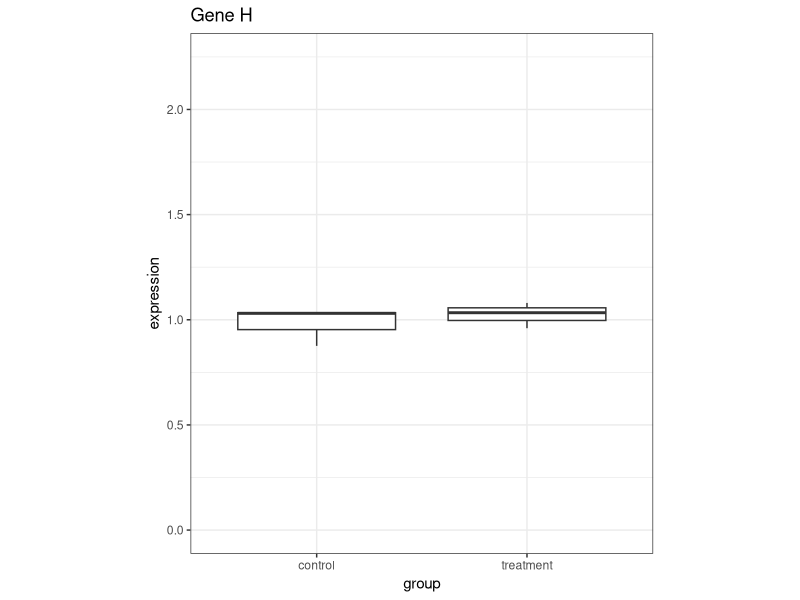
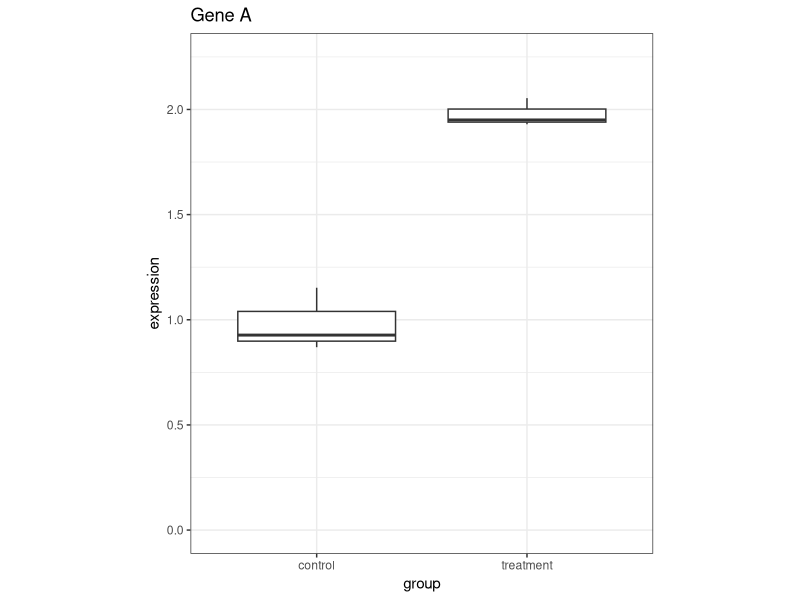
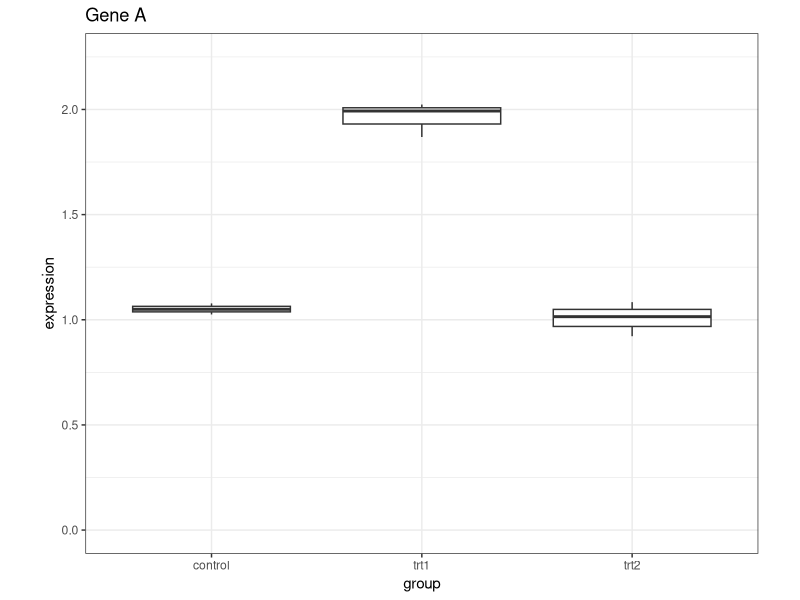
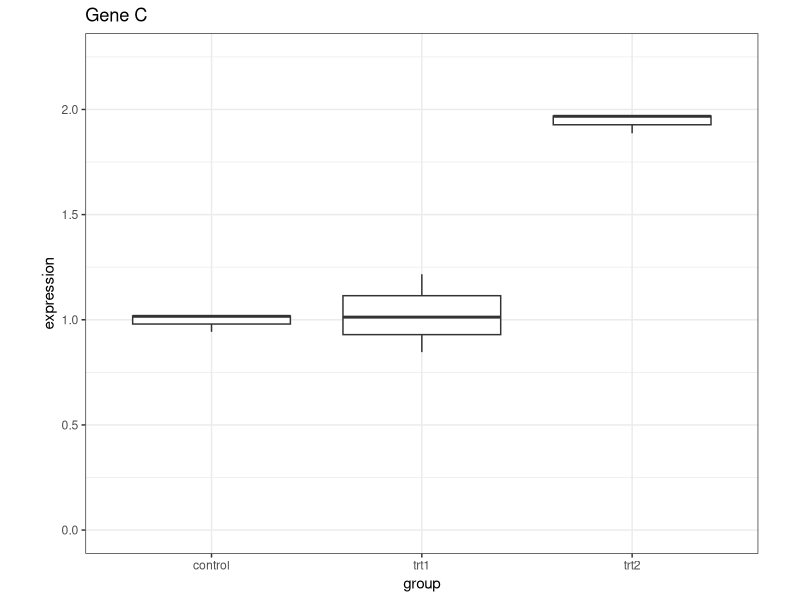
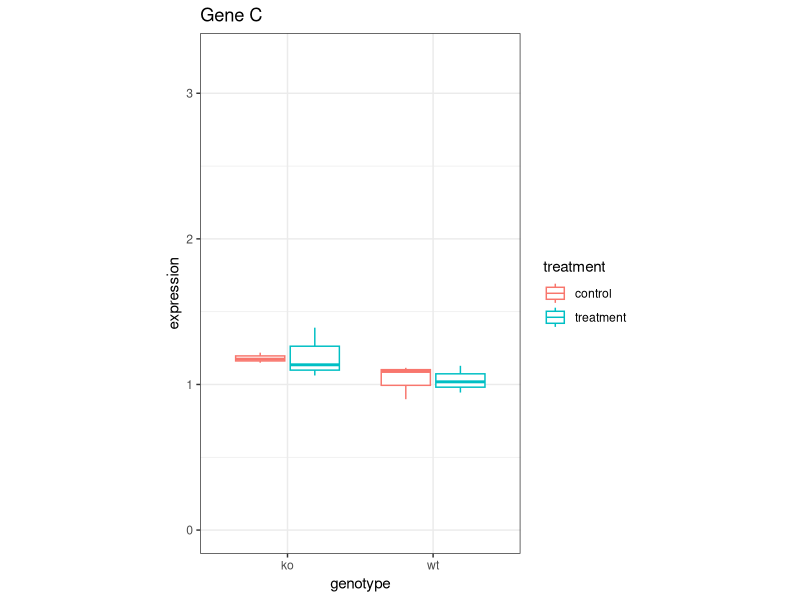
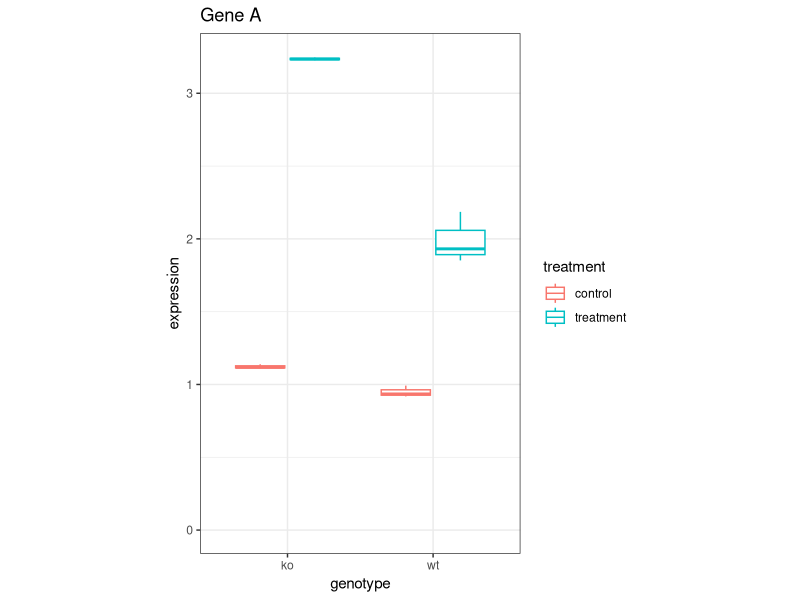
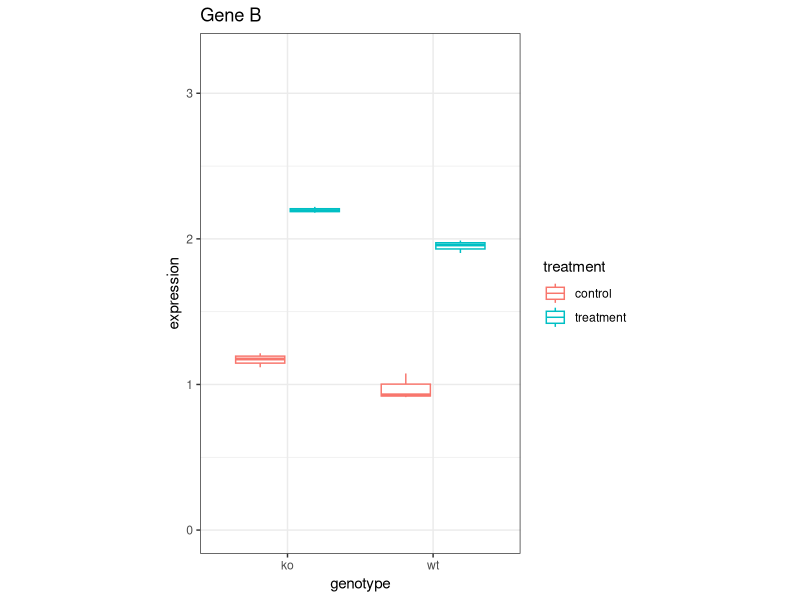

These figures' R source, in order:
## ---- chunk 1
knitr::opts_chunk$set(echo = TRUE)

# install.packages("tidyverse")
library(tidyverse)

# if (!require("BiocManager", quietly = TRUE))
#     install.packages("BiocManager")
# 
# BiocManager::install("limma")
library(limma)
## ---- chunk 2
# Data for example 1
matrix_one <- tibble::tibble(
  gene_name = paste0("Gene_", letters[1:10]),
  mouse_1 = rnorm(n = 10, mean = 1, sd = 0.1),
  mouse_2 = rnorm(n = 10, mean = 1, sd = 0.1),
  mouse_3 = rnorm(n = 10, mean = 1, sd = 0.1),
  mouse_4 = rnorm(n = 10, mean = 1, sd = 0.1),
  mouse_5 = rnorm(n = 10, mean = 1, sd = 0.1),
  mouse_6 = rnorm(n = 10, mean = 1, sd = 0.1)
)

matrix_a_b <- matrix_one %>% 
                dplyr::filter(gene_name %in% c("Gene_a", "Gene_b")) %>% 
                dplyr::mutate(across(c(mouse_4, mouse_5, mouse_6),
                                     ~. + 1))
matrix_one <- dplyr::bind_rows(matrix_a_b, matrix_one[3:10, ])
matrix_one_rownames <- matrix_one$gene_name
matrix_one <- matrix_one %>% 
                dplyr::select(-gene_name) %>% 
                as.matrix()
rownames(matrix_one) <- matrix_one_rownames

pheno_one <- tibble::tibble(
  treatment = c("control", "control", "control", "treatment", "treatment", "treatment")
) %>% 
  dplyr::mutate(treatment  = factor(treatment, 
                                    levels = c("control", "treatment")))
rownames(pheno_one) <- colnames(matrix_one)
rm(matrix_a_b, matrix_one_rownames)

# Data for example 2
matrix_two <- tibble::tibble(
  gene_name = paste0("Gene_", letters[1:10]),
  mouse_1 = rnorm(n = 10, mean = 1, sd = 0.1),
  mouse_2 = rnorm(n = 10, mean = 1, sd = 0.1),
  mouse_3 = rnorm(n = 10, mean = 1, sd = 0.1),
  mouse_4 = rnorm(n = 10, mean = 1, sd = 0.1),
  mouse_5 = rnorm(n = 10, mean = 1, sd = 0.1),
  mouse_6 = rnorm(n = 10, mean = 1, sd = 0.1),
  mouse_7 = rnorm(n = 10, mean = 1, sd = 0.1),
  mouse_8 = rnorm(n = 10, mean = 1, sd = 0.1),
  mouse_9 = rnorm(n = 10, mean = 1, sd = 0.1)
)

matrix_a_b <- matrix_two %>% 
                dplyr::filter(gene_name %in% c("Gene_a", "Gene_b")) %>% 
                dplyr::mutate(across(c(mouse_4, mouse_5, mouse_6),
                                     ~. + 1))
matrix_c_d <- matrix_two %>% 
                dplyr::filter(gene_name %in% c("Gene_c", "Gene_d")) %>% 
                dplyr::mutate(across(c(mouse_7, mouse_8, mouse_9),
                                     ~. + 1))
matrix_two <- dplyr::bind_rows(matrix_a_b, matrix_c_d, matrix_two[5:10, ])
matrix_two_rownames <- matrix_two$gene_name
matrix_two <- matrix_two %>% 
                dplyr::select(-gene_name) %>% 
                as.matrix()
rownames(matrix_two) <- matrix_two_rownames

pheno_two <- tibble::tibble(
  treatment = c("control", "control", "control", "trt1", "trt1", "trt1","trt2", "trt2", "trt2")
) %>% 
  dplyr::mutate(treatment  = factor(treatment, 
                                    levels = c("control", "trt1", "trt2")))
rownames(pheno_two) <- colnames(matrix_two)
rm(matrix_a_b, matrix_c_d, matrix_two_rownames)

# Data for example 3
matrix_three <- tibble::tibble(
  gene_name = paste0("Gene_", letters[1:10]),
  mouse_1 = rnorm(n = 10, mean = 1, sd = 0.1),
  mouse_2 = rnorm(n = 10, mean = 1, sd = 0.1),
  mouse_3 = rnorm(n = 10, mean = 1, sd = 0.1),
  mouse_4 = rnorm(n = 10, mean = 1, sd = 0.1),
  mouse_5 = rnorm(n = 10, mean = 1, sd = 0.1),
  mouse_6 = rnorm(n = 10, mean = 1, sd = 0.1),
  mouse_7 = rnorm(n = 10, mean = 1, sd = 0.1),
  mouse_8 = rnorm(n = 10, mean = 1, sd = 0.1),
  mouse_9 = rnorm(n = 10, mean = 1, sd = 0.1),
  mouse_10 = rnorm(n = 10, mean = 1, sd = 0.1),
  mouse_11 = rnorm(n = 10, mean = 1, sd = 0.1),
  mouse_12 = rnorm(n = 10, mean = 1, sd = 0.1)
)

# add a little "KO effect"
matrix_three <- matrix_three %>% 
                  dplyr::mutate(across(c("mouse_7", "mouse_8", "mouse_9", "mouse_10",
                                         "mouse_11", "mouse_12"), 
                                       ~. + 0.2))
matrix_a <- matrix_three %>% 
                dplyr::filter(gene_name %in% c("Gene_a")) %>% 
                dplyr::mutate(across(c(mouse_4, mouse_5, mouse_6),
                                     ~. + 1)) %>% 
                dplyr::mutate(across(c(mouse_10, mouse_11, mouse_12),
                                     ~. + 2)) 

matrix_b <- matrix_three %>% 
                dplyr::filter(gene_name %in% c("Gene_b")) %>% 
                dplyr::mutate(across(c(mouse_4, mouse_5, mouse_6),
                                     ~. + 1)) %>% 
                dplyr::mutate(across(c(mouse_10, mouse_11, mouse_12),
                                     ~. + 1)) 

matrix_three <- dplyr::bind_rows(matrix_a, matrix_b, matrix_three[3:10, ])
matrix_three_rownames <- matrix_three$gene_name
matrix_three <- matrix_three %>% 
                dplyr::select(-gene_name) %>% 
                as.matrix()
rownames(matrix_three) <- matrix_three_rownames

pheno_three <- tibble::tibble(
  treatment = c("control", "control", "control", "treatment", "treatment", "treatment", "control", "control", "control", "treatment", "treatment", "treatment"),
  genotype = c(rep("wt", 6), rep("ko", 6)),
) %>% 
  dplyr::mutate(treatment = factor(treatment, 
                                    levels = c("control", "treatment")),
                genotype = factor(genotype,
                                  levels = c("wt", "ko")))
pheno_three <- pheno_three %>% 
                  tidyr::unite("combined", treatment:genotype, remove = FALSE) %>% 
                  dplyr::mutate(combined = factor(combined,
                                                  levels = c("control_wt", "treatment_wt", "control_ko", "treatment_ko"))) %>% 
                  dplyr::relocate(combined, .after = last_col())

rownames(pheno_three) <- colnames(matrix_three)
rm(matrix_a, matrix_b, matrix_three_rownames)
## ---- chunk 3
# plot expression
# for gene whose expression DOESN'T change
matrix_one %>% 
  tibble::as_tibble(rownames = "gene_name") %>% 
  dplyr::filter(gene_name == "Gene_h") %>% 
  tidyr::pivot_longer(cols = !gene_name,
                      names_to = "mouse",
                      values_to = "expression") %>% 
  dplyr::mutate(group = if_else(mouse %in% c("mouse_1", "mouse_2", "mouse_3"),
                                "control", "treatment")) %>% 
  ggplot(aes(group, expression)) +
  geom_boxplot() +
  theme_bw() +
  labs(title = "Gene H") +
  coord_fixed(ylim = c(0, 2.25))

# for gene whose expression DOES change
matrix_one %>% 
  tibble::as_tibble(rownames = "gene_name") %>% 
  dplyr::filter(gene_name == "Gene_a") %>% 
  tidyr::pivot_longer(cols = !gene_name,
                      names_to = "mouse",
                      values_to = "expression") %>% 
  dplyr::mutate(group = if_else(mouse %in% c("mouse_1", "mouse_2", "mouse_3"),
                                "control", "treatment")) %>% 
  ggplot(aes(group, expression)) +
  geom_boxplot() +
  theme_bw() +
  labs(title = "Gene A") +
  coord_fixed(ylim = c(0, 2.25))

# mean-reference model
# go to slide 8
design_one_a <- model.matrix(~treatment, data = pheno_one) 
design_one_a

colnames(design_one_a) <- c("mean_control", "trt_v_control")
design_one_a

fit_one_a <- limma::lmFit(matrix_one, design_one_a)
efit_one_a <- limma::eBayes(fit_one_a)
limma::topTable(efit_one_a, coef = "trt_v_control") # can also give names of desired coefficients

# means model
# go to slide 9
design_one_b <- model.matrix(~0 + treatment, data = pheno_one) 
design_one_b

colnames(design_one_b) <- c("mean_control", "mean_treatment")
design_one_b

fit_one_b <- limma::lmFit(matrix_one, design_one_b)
efit_one_b <- limma::eBayes(fit_one_b)
limma::topTable(efit_one_b, coef = "mean_treatment")

# go to slide 10
contrast_one <- limma::makeContrasts(
            delta = mean_treatment - mean_control,
            levels = design_one_b
)
contrast_one

fit_one_b <- limma::lmFit(matrix_one, design_one_b)
contrast_one_fit <- limma::contrasts.fit(fit_one_b, contrast_one)
contrast_efit_one_b <- limma::eBayes(contrast_one_fit)
limma::topTable(contrast_efit_one_b, coef = 1)
## ---- chunk 4
# plot expression
# for gene whose expression is affected by trt1
matrix_two %>% 
  tibble::as_tibble(rownames = "gene_name") %>% 
  dplyr::filter(gene_name == "Gene_a") %>% 
  tidyr::pivot_longer(cols = !gene_name,
                      names_to = "mouse",
                      values_to = "expression") %>% 
  dplyr::mutate(group = case_when(
                        mouse %in% c("mouse_1", "mouse_2", "mouse_3") ~ "control",
                        mouse %in% c("mouse_4", "mouse_5", "mouse_6") ~ "trt1",
                        TRUE ~ "trt2")) %>% 
  ggplot(aes(group, expression)) +
  geom_boxplot() +
  theme_bw() +
  labs(title = "Gene A") +
  coord_fixed(ylim = c(0, 2.25))
# for gene whose expression is affected by trt2
matrix_two %>% 
  tibble::as_tibble(rownames = "gene_name") %>% 
  dplyr::filter(gene_name == "Gene_c") %>% 
  tidyr::pivot_longer(cols = !gene_name,
                      names_to = "mouse",
                      values_to = "expression") %>% 
  dplyr::mutate(group = case_when(
                        mouse %in% c("mouse_1", "mouse_2", "mouse_3") ~ "control",
                        mouse %in% c("mouse_4", "mouse_5", "mouse_6") ~ "trt1",
                        TRUE ~ "trt2")) %>% 
  ggplot(aes(group, expression)) +
  geom_boxplot() +
  theme_bw() +
  labs(title = "Gene C") +
  coord_fixed(ylim = c(0, 2.25))

# differential expression analysis
# using a mean-reference model
design_two <- model.matrix(~treatment, data = pheno_two) 
design_two

colnames(design_two) <- c("mean_control", "trt1_v_control", "trt2_v_control")
design_two

fit_two <- limma::lmFit(matrix_two, design_two)
efit_two <- limma::eBayes(fit_two)
limma::topTable(efit_two, coef = "trt1_v_control")
limma::topTable(efit_two, coef = "trt2_v_control")

results_two <- decideTests(efit_two)
summary(results_two)
## ---- chunk 5
# plot expression
# for gene whose expression is NOT affected by treatment
matrix_three %>% 
  tibble::as_tibble(rownames = "gene_name") %>% 
  dplyr::filter(gene_name == "Gene_c") %>% 
  tidyr::pivot_longer(cols = !gene_name,
                      names_to = "mouse",
                      values_to = "expression") %>% 
  dplyr::mutate(treatment = case_when(
                        mouse %in% c("mouse_1", "mouse_2", "mouse_3", "mouse_7", "mouse_8", "mouse_9") ~ "control",
                        mouse %in% c("mouse_4", "mouse_5", "mouse_6", "mouse_10", "mouse_11", "mouse_12") ~ "treatment"),
                genotype = case_when(
                        mouse %in% c("mouse_1", "mouse_2", "mouse_3", "mouse_4", "mouse_5", "mouse_6") ~ "wt",
                        mouse %in% c("mouse_7", "mouse_8", "mouse_9", "mouse_10", "mouse_11", "mouse_12") ~ "ko")) %>% 
  ggplot(aes(genotype, expression, col = treatment)) +
  geom_boxplot() +
  theme_bw() +
  labs(title = "Gene C") +
  coord_fixed(ylim = c(0, 3.25))

# for gene whose expression is affected by treatment
# gene A
matrix_three %>% 
  tibble::as_tibble(rownames = "gene_name") %>% 
  dplyr::filter(gene_name == "Gene_a") %>% 
  tidyr::pivot_longer(cols = !gene_name,
                      names_to = "mouse",
                      values_to = "expression") %>% 
  dplyr::mutate(treatment = case_when(
                        mouse %in% c("mouse_1", "mouse_2", "mouse_3", "mouse_7", "mouse_8", "mouse_9") ~ "control",
                        mouse %in% c("mouse_4", "mouse_5", "mouse_6", "mouse_10", "mouse_11", "mouse_12") ~ "treatment"),
                genotype = case_when(
                        mouse %in% c("mouse_1", "mouse_2", "mouse_3", "mouse_4", "mouse_5", "mouse_6") ~ "wt",
                        mouse %in% c("mouse_7", "mouse_8", "mouse_9", "mouse_10", "mouse_11", "mouse_12") ~ "ko")) %>% 
  ggplot(aes(genotype, expression, col = treatment)) +
  geom_boxplot() +
  theme_bw() +
  labs(title = "Gene A") +
  coord_fixed(ylim = c(0, 3.25))

# gene B
matrix_three %>% 
  tibble::as_tibble(rownames = "gene_name") %>% 
  dplyr::filter(gene_name == "Gene_b") %>% 
  tidyr::pivot_longer(cols = !gene_name,
                      names_to = "mouse",
                      values_to = "expression") %>% 
  dplyr::mutate(treatment = case_when(
                        mouse %in% c("mouse_1", "mouse_2", "mouse_3", "mouse_7", "mouse_8", "mouse_9") ~ "control",
                        mouse %in% c("mouse_4", "mouse_5", "mouse_6", "mouse_10", "mouse_11", "mouse_12") ~ "treatment"),
                genotype = case_when(
                        mouse %in% c("mouse_1", "mouse_2", "mouse_3", "mouse_4", "mouse_5", "mouse_6") ~ "wt",
                        mouse %in% c("mouse_7", "mouse_8", "mouse_9", "mouse_10", "mouse_11", "mouse_12") ~ "ko")) %>% 
  ggplot(aes(genotype, expression, col = treatment)) +
  geom_boxplot() +
  theme_bw() +
  labs(title = "Gene B") +
  coord_fixed(ylim = c(0, 3.25))

# differential expression analysis
# Refer to section 9.5 of limma guide
design_three <- model.matrix(~0 + combined, data = pheno_three)
design_three

colnames(design_three) <- c("control_wt", "treatment_wt", "control_ko", "treatment_ko")

fit_three <- limma::lmFit(matrix_three, design_three)
contrast_three <- limma::makeContrasts(
            trt_vs_con_wt = treatment_wt - control_wt,
            trt_vs_con_ko = treatment_ko - control_ko,
            diff = (treatment_ko - control_ko) - (treatment_wt - control_wt),
            levels = design_three
)
contrast_three

contrast_three_fit <- limma::contrasts.fit(fit_three, contrast_three)
efit_three <- limma::eBayes(contrast_three_fit)
limma::topTable(efit_three, coef = "diff")
